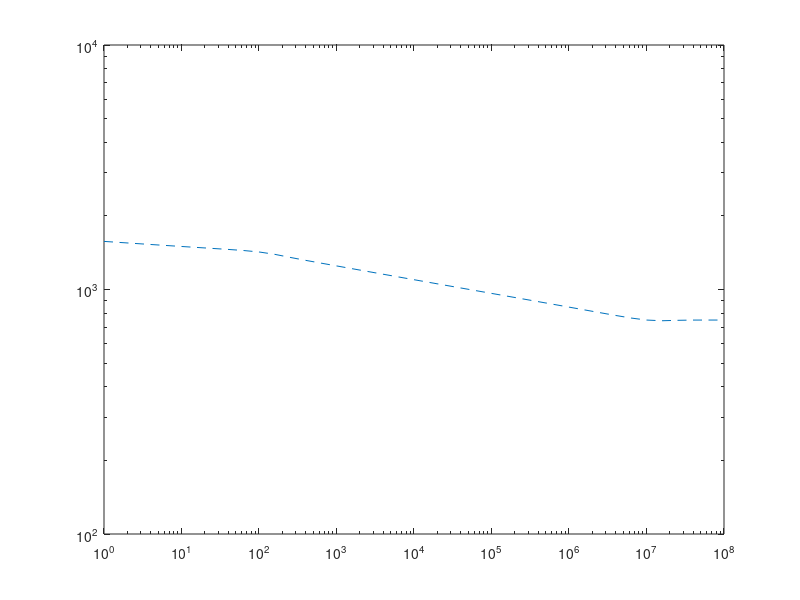

Reproduce this figure in MATLAB. (Note: this script raises an error after producing the figure.)
close all; clear all;

msize=12;fsize=16;
%%%%%%%%%%%%   Data Source  %%%%%%%%%%%%%%%%%%%%%%%
%(1) L. R. Foster, B. A. Stein, Tensile properties and sheet-bending fatigue properties of 
% some refractory metals at room temperature, National Aeronautics and Space Administration, 1963.
% URL https://apps.dtic.mil/sti/tr/pdf/ADA397115.pdf
% (2) R. Schmunk, G. Korth, Tensile and low-cycle fatigue measurements on cross-rolled tungsten, Journal
% of Nuclear Materials 104 (1981) 943–947. 
% (3) J. Habainy, S. Iyengar, Y. Lee, Y. Dai, Fatigue behavior of rolled and forged tungsten at 25, 280 and
% 480 c, Journal of Nuclear Materials 465 (2015) 438–447. 
% (4) J. Habainy, A. Lovberg, S. Iyengar, Y. Lee, Y. Dai, Fatigue properties of tungsten from two different
% processing routes, Journal of Nuclear Materials 506 (2018) 83–91.

%%%%%%%%%%%%%%%%%  DATA  %%%%%%%%%%%%%%%%%%%%%%%%%%%%%%%%%%%%%
theta=1088;      % Temperature
d=0.05;  % grain size mm
xx=1/d^.5;
N=10.^(0:0.2:8);%  number of cycles array

variance_SN=0.25;   % Variance in yield strength
variance_eps=0.5;   % Variance in ductility
n_1=1e2;       %  High-Low cycle fatigue boundary cycle
n_2=1e7;       %  Endurance limit cycles
k_R=0.35;       % Recrysalization factor
k_B=0.8;         %  Bending factor
k_RL=0.3;       % Rolling factor
k_F=0.25;        % Forging factor
%%%%%%%%%%%%%%%%%%  Experimental Data %%%%%%%%%%%%%%%%%%%%%%%%%%%%%%%%
eps1088_AR=10.^[
2.05671323206460	0.931926242483792
2.66298857885468	0.508994318326083
2.76809625827586	0.496637930792773
4.01978620129471	-0.302885901300550
4.65273484859553	-0.196125002786104
4.69845668914374	-0.153023728279055]/2;

eps1088_R=10.^[1.41214511447982	0.718190020460524
2.20472891305119	0.291967250946070
2.70209056439794	0.0291279069880299
3.00535452680686	-0.130154739886653
4.03034131358163	-0.287993142401709
4.53607301746713	-0.607324323311483
4.75320202744296	-0.496603298904762]/2;

eps300_AR=10.^[
0.994463469462365	-0.204626253278609
3.49357727379796	-0.264607995933764
3.68687849150752	-0.318866957238791
3.99118685350499	-0.352201885396044
5.15709781226674	-0.412424050437648]/2;

eps300_R=10.^[3.32534176573428	-0.940061712361047
4.13580793252857	-0.686432329431801
4.30776676696248	-0.776707418222680
5.65142702753060	-0.978425820703286
5.95460950052075	-0.901829575495734]/2;

eps300_RLU=[1.00193189891934	319.850097020389
0.991750269479594	161.180666777798
2.39498959404596	349.815802430364
2.54644737518947	335.711296561375
2.56611832194370	324.265037193405
3.06248871125131	311.215340399043
4.90111694312095	297.108127164201
4.97166316191711	325.267826167000
5.38673135466145	310.028160472536
5.51206692298975	323.215836233760
5.52768649012836	350.722576607818
5.23614186442363	172.944171408747
5.70415646408737	183.005613142946
5.70648479872089	197.970094436789
6.24844142749346	122.634448755173
6.24206751474257	147.283177704920
6.25546704188179	172.149366147639
6.24988986822477	287.467003978668
6.25876035905860	296.928860868082
6.23713043972649	335.444040875036];

eps300_RLU(:,1)=10.^eps300_RLU(:,1);
eps300_RLU(:,2)=100*eps300_RLU(:,2)/(410e3);

eps300_FU=[1.00099012236907	212.675925600039
3.99978457103142	225.484183375304
4.82567812746201	212.170905176832
5.13752799706367	200.686065845458
5.72188390892576	200.388835751462
5.87115452522666	187.384970793324
6.24694464094334	202.300139351988
6.25340170850256	187.114427591307
6.24890748118671	175.671359047379];
eps300_FU(:,1)=10.^eps300_FU(:,1);
eps300_FU(:,2)=100*eps300_FU(:,2)/(410e3);

eps300_RLP=[2.76571500178493	288.367203124764
3.08404127727333	263.897353704585
3.33897071365004	274.867213374078
3.98737516626127	313.293920532624
5.01713917291520	250.437877750055
5.24373795947383	287.379788121548
5.48781085878032	312.875729199985
5.79712160597848	262.438760351323
5.83260356931379	300.286187908982
6.24999042752788	298.910652672422
6.25428353623751	287.466423828842
6.25417910926890	275.582634800713
6.26284848149651	262.157194302619
6.25614775101052	249.614064997666
6.24286425383643	237.952086586201];
eps300_RLP(:,1)=10.^eps300_RLP(:,1);
eps300_RLP(:,2)=100*eps300_RLP(:,2)/(410e3);

eps300_FP=[5.02754706078694	184.855517553593
5.17020977057395	169.871891315505
5.40940167601417	139.910730412498
5.55014022221285	155.957287822771
5.64007504818144	140.540483048216
5.50207287532696	185.893212208364
6.24665263219777	169.069544106664
6.25532007059263	155.424033441383
6.25079296811999	140.239772055266
6.24845883198822	124.615080259861];
eps300_FP(:,1)=10.^eps300_FP(:,1);
eps300_FP(:,2)=100*eps300_FP(:,2)/(410e3);

Schmunk1505=10.^[2.34066351363076	0.609236486403435
3.11072536418387	0.210768810206468
3.73725076034127	-0.146388233808825
4.67095021436384	-0.527957414472243];

% Foster & Stein data
sig_foster=k_B*[1103 1103 1034 1034 896 896 827 827 792 792 689];
N_foster=[2.4e4 2.6e4 1.73e5 1.03e5 3.647e5 1.459e6 6.658e6 4.564e6 8.025e6 1.0627e7 4e7];


%%%%%%%%%%%%%%  FUNCTIONS %%%%%%%%%%%%%%%%%%%%%%%%%%%%%%%%%
ductility=@(T,T1,T2,TW,K_0,K_max,a,b) ...
a*T.*exp(-b*T).*((1+tanh((T-T1)/TW))/2)+((K_max+b*T-K_0)).*((1+tanh((T-T2)/TW))/2);
ultimate_2_yield=@(T,T_0,TW,R_max,a)...
    (0.2+R_max.*exp(-a*T)).*((1+tanh((T-T_0)/TW))/2)+1;
Yield=@(T,a0,a1,a2,T1,T2,TW) a0+a1*exp(-T/T1)+a2*(1-((1+tanh((T-T2)/TW))/2));
Orientation=@(T,O_max,O_min,a,T_1,T_2,TW) O_min+((O_max+a.*exp(-T/T_1)-O_min)).*((1+tanh((T-T_2)/TW))/2);
E=@(T) 4.0761e11-3.5521e7*T-5.871e3*T.^2;
e_t_W=@(T) ductility(T,500,1450,50,4,60,0.25,3.2e-3)/100;
u_2_y_ratio=@(T) ultimate_2_yield(T,650,150,3.5,0.0055);
% sig_y=@(T) 1e6*Yield(T,35,3200,350,180,1700,200); 
sig_y=@(T) (-4.335e-11*T.^4 + 3.126e-7*T.^3-.0004588*T.^2-0.7589*T + 1597);
sig_u=@(T) sig_y(T).*u_2_y_ratio(T);
sig_u_up=@(T) (1+variance_SN)*sig_u(T);
sig_u_dn=@(T) (1-variance_SN)*sig_u(T);
trans=@(n,n_0) (0.5-0.5*tanh((n - n_0 )/n_0));

%%%%%%%%%%%%%%  Stress-Life S-N Curve Functions  %%%%%%%%%%%%%%%%%%%%%%
S_e=@(T) min(600,0.5*sig_u(T)); %[MPa]
f_e=@(T) 0.9;          % ratio of failure strength at n_1 cycles to 1 cycle
b_SN=@(T) log10(f_e(T)*sig_u(T)/S_e(T))/log10(n_1/n_2);
a_SN=@(T) (f_e(T)*sig_u(T))/n_1^b_SN(T);
c_SN=@(T) log10(f_e(T))/log10(n_1);
S=@(n,T) sig_u(T).*n.^c_SN(T).*trans(n,n_1)+...
    (trans(n,n_2)-trans(n,n_1)).*a_SN(T).*n.^b_SN(T)+(1-trans(n,n_2)).*S_e(T);
S_u=@(n,T) (1+variance_SN)*S(n,T);
S_l=@(n,T) (1-variance_SN)*S(n,T);

%%%%%%%%%%%%%%  Strain-Life eps-N Curve Functions  %%%%%%%%%%%%%%%
f_p=@(T) 0.4;          % ratio of failure strain at n_1 cycles to 1 cycle
e_sat_p=@(T) 1e-4; %absolute
e_sat_e=@(T) 1e-6;  
b_eps=@(T) log10(f_p(T)*e_t_W(T)/e_sat_p(T))/log10(n_1/n_2);
c_eps=@(T) log10(f_p(T))/log10(n_1);
a_eps=@(T) f_p(T)*e_t_W(T)/n_1.^b_eps(T);
C=@(T) log(1+e_t_W(T));  
B=@(T) (1+e_t_W(T))*(1e6*sig_u(T)/E(T)); 
del_eps_e=@(T,n) 1e2*(B(T).*n.^b_SN(T)+(1-trans(n,n_2))*e_sat_e(T)); %conversion from absolute to %
del_eps_p=@(T,n) 1e2*(C(T).*n.^c_eps(T).*trans(n,n_1)+...
    (trans(n,n_2)-trans(n,n_1))*a_eps(T).*n.^b_eps(T)+(1-trans(n,n_2))*e_sat_p(T));
del_eps_tot=@(T,n) (del_eps_e(T,n)+del_eps_p(T,n));
del_eps_tot_up=@(T,n) (1+variance_eps)*del_eps_tot(T,n);
del_eps_tot_dn=@(T,n) (1-variance_eps)*del_eps_tot(T,n);

%%%%%%%%%%%%%%  Stress-Life Figures at 300K %%%%%%%%%%%%%%%%%
figure('Name', 'W Fatigue-300K_AR Fine Grain')

p4=loglog (N,S_u(N,300),'--');
p4.LineWidth=2;
p4.Color='b';
hold on
p5=loglog (N,S_l(N,300),'--');
p5.LineWidth=2;
p5.Color='b';
inBetween = [S_u(N,300), fliplr(S_l(N,300))];
x2 = [N, fliplr(N)];
fill(x2, inBetween, [1 1 1]*.8);
hold on
p3=loglog (N,S(N,300),'-');
p3.LineWidth=2;
p3.Color='r';
hold on
%%%%%%%%%%  Exprimental Data %%%%%%%%%%%%%%%%%%%
young=E(theta)*1e-6;
p1=loglog(eps300_AR(:,1),1e-2*young*eps300_AR(:,2),'square');
p1.MarkerSize=msize;
p1.MarkerFaceColor='r';
hold on
p2=loglog(N_foster,sig_foster,'o');
p2.MarkerSize=msize;
p2.MarkerFaceColor='c';
legend({'Upper','Lower','Range','Average','300AR-Schmunk','Foster (bending)'},...
    'Location','southwest','NumColumns',2,'FontSize',msize)
xlabel('Cycles [N]','FontName','Times New Roman','FontSize',fsize)
ylabel('Stress Amplitude, \Delta\sigma/2, [MPa]','FontSize',fsize,'FontName', 'Times New Roman')
xlim([1 1e8])
ylim([2e2 2e3])
title('S-N Relationship of As-Recieved W at Room Temperature','FontSize',0.5*fsize)
ax = gca;
ax.FontSize = fsize; 
yticks([100 200 500 1000 2000]);
grid on
hold off
%%%%%%%%%%%%%%%%%%%%%%%%%%%%%%%%%%%%%%%
figure('Name', 'W Fatigue-300K_Recrytalized Fine Grain')
p6=loglog (N,k_R*S_u(N,300),'-.');
p6.LineWidth=2;
p6.Color='k';
hold on
p7=loglog (N,k_R*S_l(N,300),'--');
p7.LineWidth=2;
p7.Color='k';
inBetween = [k_R*S_u(N,300), k_R*fliplr(S_l(N,300))];
x2 = [N, fliplr(N)];
fill(x2, inBetween, [1 0.7 0.9]);
hold on
p8=loglog (N,k_R*S(N,300),'-');
p8.LineWidth=2;
p8.Color='r';
hold on
%%%%%%%%%%  Exprimental Data %%%%%%%%%%%%%%%%%%%
young=E(theta)*1e-6;
p9=loglog(eps300_R(:,1),1e-2*young*eps300_R(:,2),'o');
p9.MarkerSize=msize;
p9.MarkerFaceColor='r';
legend({'Upper','Lower','Range','Average','300R-Schmunk'},...
    'Location','southwest','NumColumns',2,'FontSize',msize)
xlabel('Cycles [N]','FontName','Times New Roman','FontSize',fsize)
ylabel('Stress Amplitude, \Delta\sigma/2, [MPa]','FontSize',fsize,'FontName', 'Times New Roman')
xlim([1 1e8])
ylim([5e1 1e3])
title('S-N Relationship of Recrystalized W at Room Temperature','FontSize',0.5*fsize)
ax = gca;
ax.FontSize = fsize; 
yticks([10 50 100 200 500 1000]);
grid on
hold off
%%%%%%%%%%%%%%%%%%%%%%%%%%%%%%%%%%%%%%%
figure('Name', 'W Fatigue-300K Rolled')
p10=loglog (N,k_RL*S_u(N,300),'-.');
p10.LineWidth=2;
p10.Color='k';
hold on
p11=loglog (N,k_RL*S_l(N,300),'--');
p11.LineWidth=2;
p11.Color='k';
inBetween = [k_RL*S_u(N,300), k_RL*fliplr(S_l(N,300))];
x2 = [N, fliplr(N)];
fill(x2, inBetween, [1 0.9 0.8]);
hold on
p12=loglog (N,k_RL*S(N,300),'-');
p12.LineWidth=2;
p12.Color='r';
hold on
%%%%%%%%%%  Exprimental Data Rolled W %%%%%%%%%%%%%%%%%%%
p13=loglog(eps300_RLU(:,1),1e-2*young*eps300_RLU(:,2),'o');
p13.MarkerSize=msize;
p13.MarkerFaceColor='g';
hold on
p14=loglog(eps300_RLP(:,1),1e-2*young*eps300_RLP(:,2),'^');
p14.MarkerSize=msize;
p14.MarkerFaceColor='r';
legend({'Upper','Lower','Range','Average','Habainy RLU','Habainy RLP'},...
    'Location','southwest','NumColumns',2,'FontSize',msize)
xlabel('Cycles [N]','FontName','Times New Roman','FontSize',fsize)
ylabel('Stress Amplitude, \Delta\sigma/2, [MPa]','FontSize',fsize,'FontName', 'Times New Roman')
xlim([1 1e8])
ylim([5e1 1e3])
title('S-N Relationship of Rolled W at Room Temperature','FontSize',0.5*fsize)
ax = gca;
ax.FontSize = fsize; 
yticks([10 50 100 200 500 1000]);
grid on
hold off
%%%%%%%%%%%%%%%%%%%%%%%%%%%%%%%%%%%%%%%
figure('Name', 'W Fatigue-300K Forged')
p15=loglog (N,k_F*S_u(N,300),'-.');
p15.LineWidth=2;
p15.Color='k';
hold on
p16=loglog (N,k_F*S_l(N,300),'--');
p16.LineWidth=2;
p16.Color='k';
inBetween = [k_F*S_u(N,300), k_F*fliplr(S_l(N,300))];
x2 = [N, fliplr(N)];
fill(x2, inBetween, [0.7 0.9 0.9]);
hold on
p17=loglog (N,k_F*S(N,300),'-');
p17.LineWidth=2;
p17.Color='r';
hold on
%%%%%%%%%%  Exprimental Data Forged W %%%%%%%%%%%%%%%%%%%

p18=loglog(eps300_FU(:,1),1e-2*young*eps300_FU(:,2),'square');
p18.MarkerSize=msize;
p18.MarkerFaceColor='r';
hold on
p19=loglog(eps300_FP(:,1),1e-2*young*eps300_FP(:,2),'^');
p19.MarkerSize=msize;
p19.MarkerFaceColor='b';
legend({'Upper','Lower','Range','Average','Habainy FU', 'Habainy FP'},...
    'Location','southwest','NumColumns',2,'FontSize',msize)
xlabel('Cycles [N]','FontName','Times 3ew Roman','FontSize',fsize)
ylabel('Stress Amplitude, \Delta\sigma/2, [MPa]','FontSize',fsize,'FontName', 'Times New Roman')
xlim([1 1e8])
ylim([5e1 1e3])
title('S-N Relationship of Forged W at Room Temperature','FontSize',0.5*fsize)
ax = gca;
ax.FontSize = fsize; 
yticks([10 50 100 200 500 1000]);
grid on
hold off
%%%%%%%%%%%%%%  Stress-Life Figures at T<1000 K %%%%%%%%%%%%%%%%%
figure('Name', 'W Fatigue-300-1000 K AR')
p20=loglog (N,S(N,300));
p20.LineWidth=2;
p20.Color='r';
hold on
p21=loglog (N,S(N,700));
p21.LineWidth=2;
p21.Color='b';
hold on
p22=loglog (N,S(N,1000));
p22.LineWidth=2;
p22.Color='k';
legend({'300K','700K','1000K'},...
    'Location','southwest','NumColumns',1,'FontSize',msize)
xlabel('Cycles [N]','FontName','Times 3ew Roman','FontSize',fsize)
ylabel('Stress Amplitude, \Delta\sigma/2, [MPa]','FontSize',fsize,'FontName', 'Times New Roman')
xlim([1 1e8])
ylim([2e2 2e3])
title('S-N Relationship of As-Recieved W at Low Temperature','FontSize',0.5*fsize)
ax = gca;
ax.FontSize = fsize; 
yticks([100 200 500 1000 2000]);
grid on
hold off

%%%%%%%%%%%%%%%%%%%%%%%%%%%%%%%%%%%%%%% Rolled
figure('Name', 'W Fatigue-300-1000 K Rolled')
LineWidth=2;
p20=loglog (N,k_RL*S(N,300));
p20.LineWidth=2;
p20.Color='r';
hold on
p21=loglog (N,k_RL*S(N,700));
p21.LineWidth=2;
p21.Color='b';
hold on
p22=loglog (N,k_RL*S(N,1000));
p22.LineWidth=2;
p22.Color='k';
legend({'300K','700K','1000K'},...
    'Location','southwest','NumColumns',1,'FontSize',msize)
xlabel('Cycles [N]','FontName','Times 3ew Roman','FontSize',fsize)
ylabel('Stress Amplitude, \Delta\sigma/2, [MPa]','FontSize',fsize,'FontName', 'Times New Roman')
xlim([1 1e8])
ylim([5e1 5e2])
title('S-N Relationship of Rolled W at Low Temperature','FontSize',0.5*fsize)
ax = gca;
ax.FontSize = fsize; 
yticks([10 50 100 200 500]);
grid on
hold off


%%%%%%%%%%%%%%%%%%%%%%%%%%%%%%%%%%%%%%%
figure('Name', 'W Strain-Life at 1088K -Recrystalized')
p24=loglog (N,k_R*del_eps_tot_up(1088,N),'-.');
p24.LineWidth=2;
p24.Color='k';
hold on
p25=loglog (N,k_R*del_eps_tot_dn(1088,N),'--');
p25.LineWidth=2;
p25.Color='k';
inBetween = [k_R*del_eps_tot_up(1088,N), fliplr(k_R*del_eps_tot_dn(1088,N))];
x2 = [N, fliplr(N)];
fill(x2, inBetween, [1 0.9 0.8]);
hold on
loglog (N,k_R*del_eps_e(1088,N),'--',N,k_R*del_eps_p(1088,N),'-.',...
    N,k_R*del_eps_tot(1088,N),'-',LineWidth=2);
% p23.LineWidth=2;
% p23.Color='r';
hold on
%%%%%%%%%%  Exprimental Data Recrystalized W %%%%%%%%%%%%%%%%%%%
p26=loglog(eps1088_R(:,1),eps1088_R(:,2),'square');
p26.MarkerSize=msize;
p26.MarkerFaceColor='r';
legend({'upper','lower','range','elastic','plastic','total','Schmunk'},...
    'Location','southwest','NumColumns',3,'FontSize',msize)
xlabel('Cycles [N]','FontName','Times New Roman','FontSize',fsize)
ylabel('Strain Amplitude, \Delta\epsilon/2, [%]','FontSize',fsize,'FontName', 'Times New Roman')
xlim([1 1e8])
ylim([1e-3 1e2])
title('Strain-life relationship of recrystalized W at 1088K','FontSize',0.5*fsize)
ax = gca;
ax.FontSize = fsize; 
grid on
hold off

%%%%%%%%%%%%%%%%%%%%%%%%%%%%%%%%%%%%%%%
figure('Name', 'W Strain-Life at 1088K -Rolled')
p27=loglog (N,del_eps_tot_up(1088,N),'-.');
p27.LineWidth=2;
p27.Color='k';
hold on
p28=loglog (N,del_eps_tot_dn(1088,N),'--');
p28.LineWidth=2;
p28.Color='k';
inBetween = [del_eps_tot_up(1088,N), fliplr(del_eps_tot_dn(1088,N))];
x2 = [N, fliplr(N)];
fill(x2, inBetween, [1 0.8 0.9]);
hold on
p=loglog (N,del_eps_e(1088,N),'--',N,del_eps_p(1088,N),'-.',...
    N,del_eps_tot(1088,N),'-',LineWidth=2);
hold on
%%%%%%%%%%  Exprimental Data Rolled W %%%%%%%%%%%%%%%%%%%
p26=loglog(eps1088_AR(:,1),eps1088_AR(:,2),'o');
p26.MarkerSize=msize;
p26.MarkerFaceColor='g';
hold on
legend({'upper','lower','range','elastic','plastic','total','Schmunk'},...
    'Location','southwest','NumColumns',3,'FontSize',msize)
xlabel('Cycles [N]','FontName','Times New Roman','FontSize',fsize)
ylabel('Strain Amplitude, \Delta\epsilon/2, [%]','FontSize',fsize,'FontName', 'Times New Roman')
xlim([1 1e8])
ylim([1e-3 1e2])
title('Strain-life relationship of rolled W at 1088K','FontSize',0.5*fsize)
ax = gca;
ax.FontSize = fsize; 
grid on
hold off
%%%%%%%%%%%%%%%%%%%%%%%%%%%%%%  
figure('Name', 'W Strain-Life at 1501 K -Rolled')
p27=loglog (N,del_eps_tot_up(1405,N),'-.');
p27.LineWidth=2;
p27.Color='k';
hold on
p28=loglog (N,del_eps_tot_dn(1405,N),'--');
p28.LineWidth=2;
p28.Color='k';
inBetween = [del_eps_tot_up(1405,N), fliplr(del_eps_tot_dn(1405,N))];
x2 = [N, fliplr(N)];
fill(x2, inBetween, [1 0.9 0.95]);
hold on
p=loglog (N,del_eps_e(1405,N),'--',N,del_eps_p(1405,N),'-.',...
    N,del_eps_tot(1405,N),'-',LineWidth=2);
hold on
%%%%%%%%%%  Exprimental Data Rolled W %%%%%%%%%%%%%%%%%%%
p=loglog(Schmunk1505(:,1),Schmunk1505(:,2)/2,'square');
p.MarkerSize=msize;
p.MarkerFaceColor='y';
hold on
legend({'upper','lower','range','elastic','plastic','total','Schmunk'},...
    'Location','southwest','NumColumns',3,'FontSize',msize)
xlabel('Cycles [N]','FontName','Times New Roman','FontSize',fsize)
ylabel('Strain Amplitude, \Delta\epsilon/2, [%]','FontSize',fsize,'FontName', 'Times New Roman')
xlim([1 1e8])
ylim([1e-3 1e2])
title('Strain-life relationship of rolled W at 1505 K','FontSize',0.5*fsize)
ax = gca;
ax.FontSize = fsize; 
grid on
hold off


%%%%%%%%%%%%%%  Strain-Life Figures at T>1000 K %%%%%%%%%%%%%%%%%
figure('Name', 'W Fatigue-1000-2500 K AR')
p=loglog (N,del_eps_tot(1000,N));
p.LineWidth=2;
p.Color='r';
hold on
p=loglog (N,del_eps_tot(1200,N));
p.LineWidth=2;
p.Color='b';
hold on
p=loglog (N,del_eps_tot(1450,N));
p.LineWidth=2;
p.Color='k';
p=loglog (N,del_eps_tot(2500,N));
p.LineWidth=2;
p.Color='c';
legend({'1000 K','1200 K','1450 K','2500 K'},...
    'Location','southwest','NumColumns',2,'FontSize',msize)
xlabel('Cycles [N]','FontName','Times 3ew Roman','FontSize',fsize)
ylabel('Strain Amplitude, \Delta\epsilon/2, [%]','FontSize',fsize,'FontName', 'Times New Roman')
xlim([1 1e8])
title('Strain-life relationship of rolled W at high-temperature','FontSize',0.5*fsize)
ax = gca;
ax.FontSize = fsize; 
grid on
hold off
